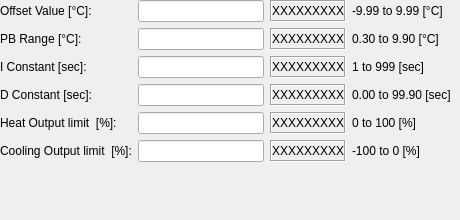
   <widget class="QWidget" name="tab_3">
    <attribute name="title">
     <string>PID Parameters</string>
    </attribute>
    <widget class="QWidget" name="gridLayoutWidget">
     <property name="geometry">
      <rect>
       <x>0</x>
       <y>0</y>
       <width>451</width>
       <height>211</height>
      </rect>
     </property>
     <layout class="QGridLayout" name="gridLayout_4">
      <item row="5" column="0">
       <widget class="QLabel" name="OutputRatioText_3">
        <property name="font">
         <font>
          <pointsize>9</pointsize>
         </font>
        </property>
        <property name="text">
         <string>Cooling Output limit  [%]:</string>
        </property>
        <property name="alignment">
         <set>Qt::AlignLeading|Qt::AlignLeft|Qt::AlignVCenter</set>
        </property>
       </widget>
      </item>
      <item row="1" column="2">
       <widget class="PyDMLabel" name="CurrentTemp_4">
        <property name="toolTip">
         <string/>
        </property>
        <property name="frameShape">
         <enum>QFrame::Box</enum>
        </property>
        <property name="frameShadow">
         <enum>QFrame::Sunken</enum>
        </property>
        <property name="text">
         <string>XXXXXXXXX</string>
        </property>
        <property name="alignment">
         <set>Qt::AlignCenter</set>
        </property>
        <property name="precision" stdset="0">
         <number>0</number>
        </property>
        <property name="showUnits" stdset="0">
         <bool>true</bool>
        </property>
        <property name="precisionFromPV" stdset="0">
         <bool>true</bool>
        </property>
        <property name="alarmSensitiveContent" stdset="0">
         <bool>false</bool>
        </property>
        <property name="alarmSensitiveBorder" stdset="0">
         <bool>true</bool>
        </property>
        <property name="PyDMToolTip" stdset="0">
         <string/>
        </property>
        <property name="channel" stdset="0">
         <string>ca://${DEV}:PB_RANGE_RBV</string>
        </property>
       </widget>
      </item>
      <item row="2" column="2">
       <widget class="PyDMLabel" name="CurrentTemp_5">
        <property name="toolTip">
         <string/>
        </property>
        <property name="frameShape">
         <enum>QFrame::Box</enum>
        </property>
        <property name="frameShadow">
         <enum>QFrame::Sunken</enum>
        </property>
        <property name="text">
         <string>XXXXXXXXX</string>
        </property>
        <property name="alignment">
         <set>Qt::AlignCenter</set>
        </property>
        <property name="precision" stdset="0">
         <number>0</number>
        </property>
        <property name="showUnits" stdset="0">
         <bool>true</bool>
        </property>
        <property name="precisionFromPV" stdset="0">
         <bool>true</bool>
        </property>
        <property name="alarmSensitiveContent" stdset="0">
         <bool>false</bool>
        </property>
        <property name="alarmSensitiveBorder" stdset="0">
         <bool>true</bool>
        </property>
        <property name="PyDMToolTip" stdset="0">
         <string/>
        </property>
        <property name="channel" stdset="0">
         <string>ca://${DEV}:I_CONSTANT_RBV</string>
        </property>
       </widget>
      </item>
      <item row="1" column="3">
       <widget class="QLabel" name="CurrentTempText_23">
        <property name="font">
         <font>
          <pointsize>9</pointsize>
         </font>
        </property>
        <property name="text">
         <string>0.30 to 9.90 [°C]</string>
        </property>
        <property name="alignment">
         <set>Qt::AlignLeading|Qt::AlignLeft|Qt::AlignVCenter</set>
        </property>
       </widget>
      </item>
      <item row="2" column="0">
       <widget class="QLabel" name="CurrentTempText_5">
        <property name="font">
         <font>
          <pointsize>9</pointsize>
         </font>
        </property>
        <property name="text">
         <string>I Constant [sec]:</string>
        </property>
        <property name="alignment">
         <set>Qt::AlignLeading|Qt::AlignLeft|Qt::AlignVCenter</set>
        </property>
       </widget>
      </item>
      <item row="3" column="0">
       <widget class="QLabel" name="CurrentTempText_6">
        <property name="font">
         <font>
          <pointsize>9</pointsize>
         </font>
        </property>
        <property name="text">
         <string>D Constant [sec]:</string>
        </property>
        <property name="alignment">
         <set>Qt::AlignLeading|Qt::AlignLeft|Qt::AlignVCenter</set>
        </property>
       </widget>
      </item>
      <item row="0" column="0">
       <widget class="QLabel" name="CurrentTempText_3">
        <property name="font">
         <font>
          <pointsize>9</pointsize>
         </font>
        </property>
        <property name="text">
         <string>Offset Value [°C]:</string>
        </property>
        <property name="alignment">
         <set>Qt::AlignLeading|Qt::AlignLeft|Qt::AlignVCenter</set>
        </property>
       </widget>
      </item>
      <item row="2" column="1">
       <widget class="PyDMLineEdit" name="TargetTemp_4">
        <property name="toolTip">
         <string/>
        </property>
        <property name="precision" stdset="0">
         <number>0</number>
        </property>
        <property name="showUnits" stdset="0">
         <bool>true</bool>
        </property>
        <property name="precisionFromPV" stdset="0">
         <bool>true</bool>
        </property>
        <property name="alarmSensitiveBorder" stdset="0">
         <bool>false</bool>
        </property>
        <property name="channel" stdset="0">
         <string>ca://${DEV}:I_CONSTANT_SET</string>
        </property>
       </widget>
      </item>
      <item row="3" column="2">
       <widget class="PyDMLabel" name="CurrentTemp_6">
        <property name="toolTip">
         <string/>
        </property>
        <property name="frameShape">
         <enum>QFrame::Box</enum>
        </property>
        <property name="frameShadow">
         <enum>QFrame::Sunken</enum>
        </property>
        <property name="text">
         <string>XXXXXXXXX</string>
        </property>
        <property name="alignment">
         <set>Qt::AlignCenter</set>
        </property>
        <property name="precision" stdset="0">
         <number>0</number>
        </property>
        <property name="showUnits" stdset="0">
         <bool>true</bool>
        </property>
        <property name="precisionFromPV" stdset="0">
         <bool>true</bool>
        </property>
        <property name="alarmSensitiveContent" stdset="0">
         <bool>false</bool>
        </property>
        <property name="alarmSensitiveBorder" stdset="0">
         <bool>true</bool>
        </property>
        <property name="PyDMToolTip" stdset="0">
         <string/>
        </property>
        <property name="channel" stdset="0">
         <string>ca://${DEV}:D_CONSTANT_RBV</string>
        </property>
       </widget>
      </item>
      <item row="1" column="1">
       <widget class="PyDMLineEdit" name="TargetTemp_3">
        <property name="toolTip">
         <string/>
        </property>
        <property name="precision" stdset="0">
         <number>0</number>
        </property>
        <property name="showUnits" stdset="0">
         <bool>true</bool>
        </property>
        <property name="precisionFromPV" stdset="0">
         <bool>true</bool>
        </property>
        <property name="alarmSensitiveBorder" stdset="0">
         <bool>false</bool>
        </property>
        <property name="channel" stdset="0">
         <string>ca://${DEV}:PB_RANGE_SET</string>
        </property>
       </widget>
      </item>
      <item row="4" column="2">
       <widget class="PyDMLabel" name="OutputRatio_2">
        <property name="toolTip">
         <string/>
        </property>
        <property name="frameShape">
         <enum>QFrame::Box</enum>
        </property>
        <property name="frameShadow">
         <enum>QFrame::Sunken</enum>
        </property>
        <property name="text">
         <string>XXXXXXXXX</string>
        </property>
        <property name="alignment">
         <set>Qt::AlignCenter</set>
        </property>
        <property name="precision" stdset="0">
         <number>0</number>
        </property>
        <property name="showUnits" stdset="0">
         <bool>true</bool>
        </property>
        <property name="precisionFromPV" stdset="0">
         <bool>true</bool>
        </property>
        <property name="channel" stdset="0">
         <string>ca://${DEV}:HEAT_OUT_LIMIT_RBV</string>
        </property>
       </widget>
      </item>
      <item row="0" column="1">
       <widget class="PyDMLineEdit" name="TargetTemp_2">
        <property name="toolTip">
         <string/>
        </property>
        <property name="precision" stdset="0">
         <number>0</number>
        </property>
        <property name="showUnits" stdset="0">
         <bool>true</bool>
        </property>
        <property name="precisionFromPV" stdset="0">
         <bool>true</bool>
        </property>
        <property name="alarmSensitiveBorder" stdset="0">
         <bool>false</bool>
        </property>
        <property name="channel" stdset="0">
         <string>ca://${DEV}:OFFSET_SET</string>
        </property>
       </widget>
      </item>
      <item row="4" column="3">
       <widget class="QLabel" name="CurrentTempText_26">
        <property name="font">
         <font>
          <pointsize>9</pointsize>
         </font>
        </property>
        <property name="text">
         <string>0 to 100 [%]</string>
        </property>
        <property name="alignment">
         <set>Qt::AlignLeading|Qt::AlignLeft|Qt::AlignVCenter</set>
        </property>
       </widget>
      </item>
      <item row="3" column="1">
       <widget class="PyDMLineEdit" name="TargetTemp_5">
        <property name="toolTip">
         <string/>
        </property>
        <property name="precision" stdset="0">
         <number>0</number>
        </property>
        <property name="showUnits" stdset="0">
         <bool>true</bool>
        </property>
        <property name="precisionFromPV" stdset="0">
         <bool>true</bool>
        </property>
        <property name="alarmSensitiveBorder" stdset="0">
         <bool>false</bool>
        </property>
        <property name="channel" stdset="0">
         <string>ca://${DEV}:D_CONSTANT_SET</string>
        </property>
       </widget>
      </item>
      <item row="5" column="1">
       <widget class="PyDMLineEdit" name="TargetTemp_7">
        <property name="toolTip">
         <string/>
        </property>
        <property name="precision" stdset="0">
         <number>0</number>
        </property>
        <property name="showUnits" stdset="0">
         <bool>true</bool>
        </property>
        <property name="precisionFromPV" stdset="0">
         <bool>true</bool>
        </property>
        <property name="alarmSensitiveBorder" stdset="0">
         <bool>false</bool>
        </property>
        <property name="channel" stdset="0">
         <string>ca://${DEV}:COOL_OUT_LIMIT_SET</string>
        </property>
       </widget>
      </item>
      <item row="1" column="0">
       <widget class="QLabel" name="CurrentTempText_4">
        <property name="font">
         <font>
          <pointsize>9</pointsize>
         </font>
        </property>
        <property name="text">
         <string>PB Range [°C]:</string>
        </property>
        <property name="alignment">
         <set>Qt::AlignLeading|Qt::AlignLeft|Qt::AlignVCenter</set>
        </property>
       </widget>
      </item>
      <item row="4" column="0">
       <widget class="QLabel" name="OutputRatioText_2">
        <property name="font">
         <font>
          <pointsize>9</pointsize>
         </font>
        </property>
        <property name="text">
         <string>Heat Output limit  [%]:</string>
        </property>
        <property name="alignment">
         <set>Qt::AlignLeading|Qt::AlignLeft|Qt::AlignVCenter</set>
        </property>
       </widget>
      </item>
      <item row="5" column="3">
       <widget class="QLabel" name="CurrentTempText_27">
        <property name="font">
         <font>
          <pointsize>9</pointsize>
         </font>
        </property>
        <property name="text">
         <string>-100 to 0 [%]</string>
        </property>
        <property name="alignment">
         <set>Qt::AlignLeading|Qt::AlignLeft|Qt::AlignVCenter</set>
        </property>
       </widget>
      </item>
      <item row="2" column="3">
       <widget class="QLabel" name="CurrentTempText_24">
        <property name="font">
         <font>
          <pointsize>9</pointsize>
         </font>
        </property>
        <property name="text">
         <string>1 to 999 [sec]</string>
        </property>
        <property name="alignment">
         <set>Qt::AlignLeading|Qt::AlignLeft|Qt::AlignVCenter</set>
        </property>
       </widget>
      </item>
      <item row="6" column="0">
       <spacer name="verticalSpacer">
        <property name="orientation">
         <enum>Qt::Vertical</enum>
        </property>
        <property name="sizeHint" stdset="0">
         <size>
          <width>20</width>
          <height>40</height>
         </size>
        </property>
       </spacer>
      </item>
      <item row="0" column="2">
       <widget class="PyDMLabel" name="CurrentTemp_3">
        <property name="toolTip">
         <string/>
        </property>
        <property name="frameShape">
         <enum>QFrame::Box</enum>
        </property>
        <property name="frameShadow">
         <enum>QFrame::Sunken</enum>
        </property>
        <property name="text">
         <string>XXXXXXXXX</string>
        </property>
        <property name="alignment">
         <set>Qt::AlignCenter</set>
        </property>
        <property name="precision" stdset="0">
         <number>0</number>
        </property>
        <property name="showUnits" stdset="0">
         <bool>true</bool>
        </property>
        <property name="precisionFromPV" stdset="0">
         <bool>true</bool>
        </property>
        <property name="alarmSensitiveContent" stdset="0">
         <bool>false</bool>
        </property>
        <property name="alarmSensitiveBorder" stdset="0">
         <bool>true</bool>
        </property>
        <property name="PyDMToolTip" stdset="0">
         <string/>
        </property>
        <property name="channel" stdset="0">
         <string>ca://${DEV}:OFFSET_VALUE_RBV</string>
        </property>
       </widget>
      </item>
      <item row="0" column="3">
       <widget class="QLabel" name="CurrentTempText_22">
        <property name="font">
         <font>
          <pointsize>9</pointsize>
         </font>
        </property>
        <property name="text">
         <string>-9.99 to 9.99 [°C]</string>
        </property>
        <property name="alignment">
         <set>Qt::AlignLeading|Qt::AlignLeft|Qt::AlignVCenter</set>
        </property>
       </widget>
      </item>
      <item row="3" column="3">
       <widget class="QLabel" name="CurrentTempText_25">
        <property name="font">
         <font>
          <pointsize>9</pointsize>
         </font>
        </property>
        <property name="text">
         <string>0.00 to 99.90 [sec]</string>
        </property>
        <property name="alignment">
         <set>Qt::AlignLeading|Qt::AlignLeft|Qt::AlignVCenter</set>
        </property>
       </widget>
      </item>
      <item row="5" column="2">
       <widget class="PyDMLabel" name="OutputRatio_3">
        <property name="toolTip">
         <string/>
        </property>
        <property name="frameShape">
         <enum>QFrame::Box</enum>
        </property>
        <property name="frameShadow">
         <enum>QFrame::Sunken</enum>
        </property>
        <property name="text">
         <string>XXXXXXXXX</string>
        </property>
        <property name="alignment">
         <set>Qt::AlignCenter</set>
        </property>
        <property name="precision" stdset="0">
         <number>0</number>
        </property>
        <property name="showUnits" stdset="0">
         <bool>true</bool>
        </property>
        <property name="precisionFromPV" stdset="0">
         <bool>true</bool>
        </property>
        <property name="channel" stdset="0">
         <string>ca://${DEV}:COOL_OUT_LIMIT_RBV</string>
        </property>
       </widget>
      </item>
      <item row="4" column="1">
       <widget class="PyDMLineEdit" name="TargetTemp_6">
        <property name="toolTip">
         <string/>
        </property>
        <property name="precision" stdset="0">
         <number>0</number>
        </property>
        <property name="showUnits" stdset="0">
         <bool>true</bool>
        </property>
        <property name="precisionFromPV" stdset="0">
         <bool>true</bool>
        </property>
        <property name="alarmSensitiveBorder" stdset="0">
         <bool>false</bool>
        </property>
        <property name="channel" stdset="0">
         <string>ca://${DEV}:HEAT_OUT_LIMIT_SET</string>
        </property>
       </widget>
      </item>
     </layout>
    </widget>
   </widget>
